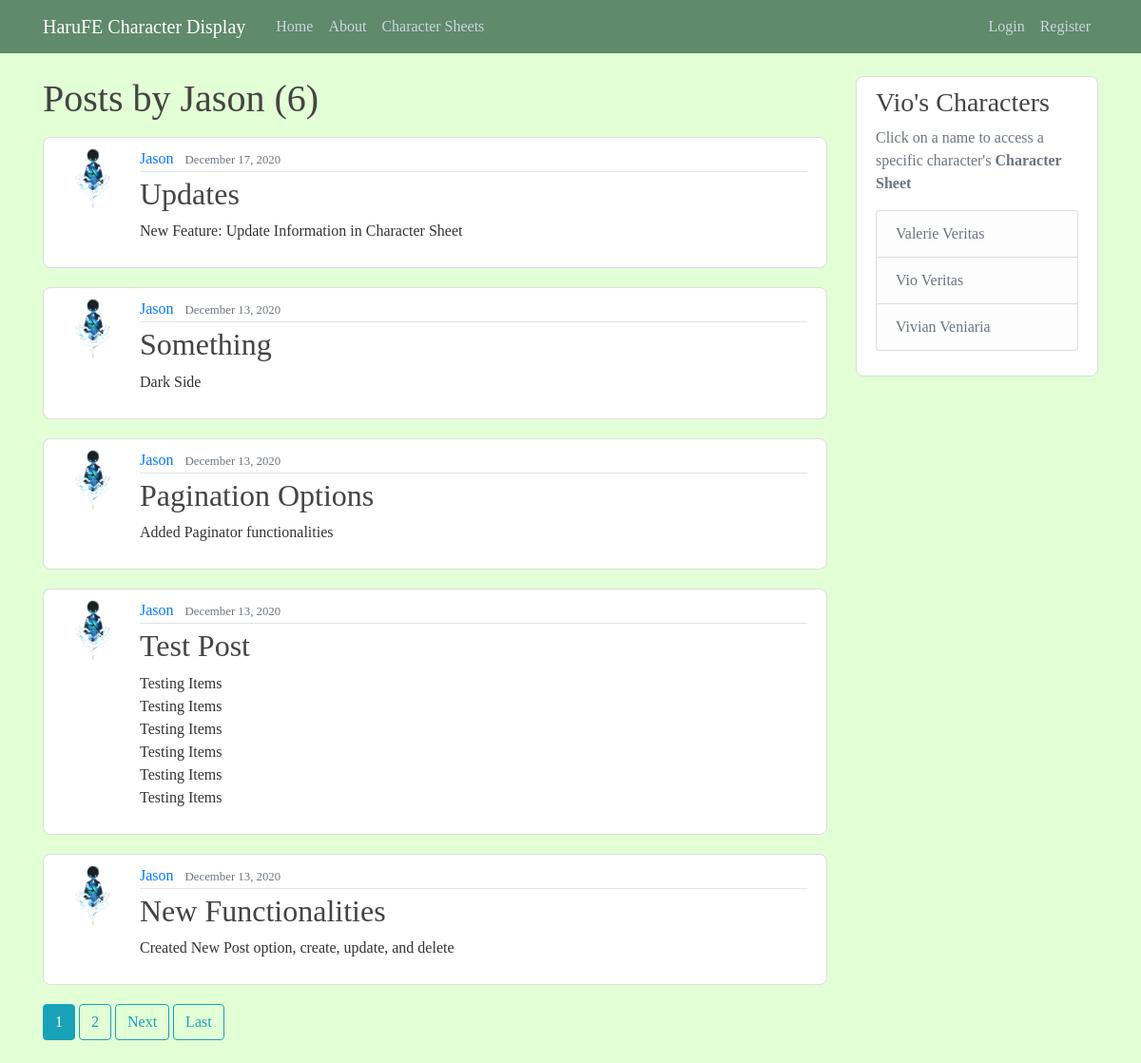
The app's page /user/Jason with its own data.
### blog/models.py (models this page shows, shortened)
class Post(models.Model):
	title = models.CharField(max_length = 100)
	content = models.TextField()
	date_posted = models.DateTimeField(default=timezone.now)
	author = models.ForeignKey(User, on_delete=models.CASCADE)

### users/models.py (models this page shows, shortened)
class Profile(models.Model):
	user = models.OneToOneField(User, on_delete=models.CASCADE)
	image = models.ImageField(default='default.png', upload_to='profile_pics')

### charsheet/models.py (models this page shows, shortened)
class CharacterSheet(models.Model):
	STATS = [
		('HP', 'HP'),
        ('STR', 'STRENGTH'),
        ('MAG', 'MAGIC'),
        ('SKL', 'SKILL'),
        ('SPD', 'SPEED'),
        ('LCK', 'LUCK'),
        ('DEF', 'DEFENSE'),
        ('RES', 'RESISTANCE'),
        ('CON', 'CONSTITUTION'),
	]
	AFFINITIES = [
		('FI', 'FIRE'),
    	('WA', 'WATER'),
    	('EA', 'EARTH'),
    	('WI', 'WIND'),
    	('TH', 'THUNDER'),
    	('IC', 'ICE'),
    	('LI', 'LIGHT'),
    	('DA', 'DARK'),
    	('VO', 'VOID'),
    ]
	name = models.CharField(max_length = 32)
	level = models.IntegerField()
	origin = models.CharField(max_length = 32)
	affinity = models.CharField(max_length=2, choices=AFFINITIES)
	boon = models.CharField(max_length=3, choices=STATS)
	bane = models.CharField(max_length=3, choices=STATS)
	date_created = models.DateField(default=timezone.now)
	role = models.ForeignKey(Role, on_delete=models.CASCADE)
	user = models.ForeignKey(User, related_name="User", null=True, on_delete=models.CASCADE)

### blog/views.py (the view)
# urls.py: path('user/<str:username>', UserPostListView.as_view(), name='user-posts'),
class UserPostListView(ListView):
	model = Post
	template_name = 'blog/user_posts.html' # <app>/<model>_<viewtype>.html
	context_object_name = 'posts'
	paginate_by = 5
	def get_queryset(self):
		user = get_object_or_404(User, username=self.kwargs.get('username'))
		return Post.objects.filter(author=user).order_by('-date_posted')

### blog/context_processors.py (called while the page is built)
def message_processor(request):
	return {
		'character_sheets': CharSheetModel.objects.all().order_by('name')
	}

### blog/templates/blog/user_posts.html (shortened to what this page needs)
{% extends "blog/base.html" %}
{% block content %}
	<h1 class="mb-3">Posts by {{ view.kwargs.username }} ({{ page_obj.paginator.count }})</h1>
	{% for post in posts %}
		<article class="media content-section NULL">
			<img class="rounded-circle article-img" src="{{ post.author.profile.image.url }}">
			<div class="media-body">
				<div class="article-metadata">
					<a class="mr-2" href="{% url 'user-posts' post.author.username %}">{{ post.author }}</a>
					<small class="text-muted">{{ post.date_posted|date:"F j, Y" }}</small>
				</div>
				<h2><a class="article-title" href="{% url 'post-detail' post.id %}">{{ post.title }}</a></h2>
				<p class="article-content">{{ post.content }}</p>
			</div>
		</article>
	{% endfor %}
	{% if is_paginated %}
		{% for num in page_obj.paginator.page_range %}
			{% if page_obj.number == num %}
				<a class="btn btn-info mb-4" href="?page={{ num }}">{{ num }}</a>
			{% elif num > page_obj.number|add:'-3' and num < page_obj.number|add:'3' %}
				<a class="btn btn-outline-info mb-4" href="?page={{ num }}">{{ num }}</a>
			{% endif %}
		{% endfor %}
		{% if page_obj.has_next %}
			<a class="btn btn-outline-info mb-4" href="?page={{ page_obj.next_page_number }}">Next</a>
			<a class="btn btn-outline-info mb-4" href="?page={{ page_obj.paginator.num_pages }}">Last</a>
		{% endif %}
	{% endif %}
{% endblock content %}

### blog/templates/blog/base.html (shortened to what this page needs)
{% load static %}
<!DOCTYPE html>
<html>
<head>
    <link rel="stylesheet" href="https://maxcdn.bootstrapcdn.com/bootstrap/4.0.0/css/bootstrap.min.css">
    <link rel="stylesheet" type="text/css" href="{% static 'blog/style/main.css' %}">
</head>
<body>
	<header class="site-header">
  		<nav class="navbar navbar-expand-md navbar-dark bg-steel fixed-top">
    		<div class="container">
      			<a class="navbar-brand mr-4" href="{% url 'blog-home' %}">HaruFE Character Display</a>
      			<div class="collapse navbar-collapse" id="navbarToggle">
        			<div class="navbar-nav mr-auto">
          				<a class="nav-item nav-link" href="{% url 'blog-home' %}">Home</a>
          				<a class="nav-item nav-link" href="{% url 'blog-about' %}">About</a>
          				<a class="nav-item nav-link" href="{% url 'character-sheet' %}">Character Sheets</a>
        			</div>
			        <div class="navbar-nav">
			        	{% if user.is_authenticated %}
			        		<a class="nav-item nav-link" href="{% url 'post-create' %}">New Post</a>
			        		<a class="nav-item nav-link" href="{% url 'character-sheet-create' %}">New Character</a>
			        		<a class="nav-item nav-link" href="{% url 'profile' %}">Profile</a>
			        		<a class="nav-item nav-link" href="{% url 'logout' %}">Logout</a>
			        	{% else %}
			        		<a class="nav-item nav-link" href="{% url 'login' %}">Login</a>
			          		<a class="nav-item nav-link" href="{% url 'register' %}">Register</a>
			        	{% endif %}
        			</div>
      			</div>
    		</div>
  		</nav>
	</header>
	<main role="main" class="container">
		<div class="row">
			<div class="col-md-9">
				{% block content %}{% endblock %}
			</div>
			<div class="col-md-3">
				<div class="content-section NULL">
					<h3>Vio's Characters</h3>
					<p class='text-muted'>Click on a name to access a specific character's <strong>Character Sheet</strong>
						<ul class="list-group">
							{% for character in character_sheets %}
								<li class="list-group-item list-group-item-light"><a class="sidebar_link" href="{% url 'character-sheet-detail' character.id %}">{{ character.name }}</a></li>
							{% endfor %}
						</ul>
					</p>
				</div>
			</div>
		</div>
	</main>
</body>
</html>

### blog/static/blog/style/main.css (style rules this page uses)
body { background: #E2FFD5; color: #333333; margin-top: 5rem; font-family: "Garamond", Georgia, serif; }
h1, h2, h3, h4, h5, h6 { color: #444444; }
ul { margin: 0; }
.bg-steel { background-color: #5F8A6B; }
.site-header .navbar-nav .nav-link { color: #cbd5db; }
.content-section { padding: 10px 20px; border: 1px solid #dddddd; border-radius: 8px; margin-bottom: 20px; }
.article-title { color: #444444; }
.article-content { white-space: pre-line; }
.article-img { height: 65px; width: 65px; margin-right: 16px; }
.article-metadata { padding-bottom: 1px; margin-bottom: 4px; border-bottom: 1px solid #e3e3e3 }
.sidebar_link { color: #6C757D; }
.NULL { background: #FFFFFF; }

### records on screen
Post: author.profile.image (picture), author "Jason", date_posted "December 17, 2020", title "Updates", content "New Feature: Update Information in Character Sheet"
Post: author.profile.image (picture), author "Jason", date_posted "December 13, 2020", title "Something", content "Dark Side"
Post: author.profile.image (picture), author "Jason", date_posted "December 13, 2020", title "Pagination Options", content "Added Paginator functionalities"
Post: author.profile.image (picture), author "Jason", date_posted "December 13, 2020", title "Test Post", content "Testing Items Testing Items Testing Items Testing Items Testing Items Testing Items"
Post: author.profile.image (picture), author "Jason", date_posted "December 13, 2020", title "New Functionalities", content "Created New Post option, create, update, and delete"
CharacterSheet: name "Valerie Veritas"
CharacterSheet: name "Vio Veritas"
CharacterSheet: name "Vivian Veniaria"

### other values on screen
{{ view.kwargs.username }} "Jason"
{{ page_obj.paginator.count }} "6"
{{ num }} "1"
{{ num }} "2"
